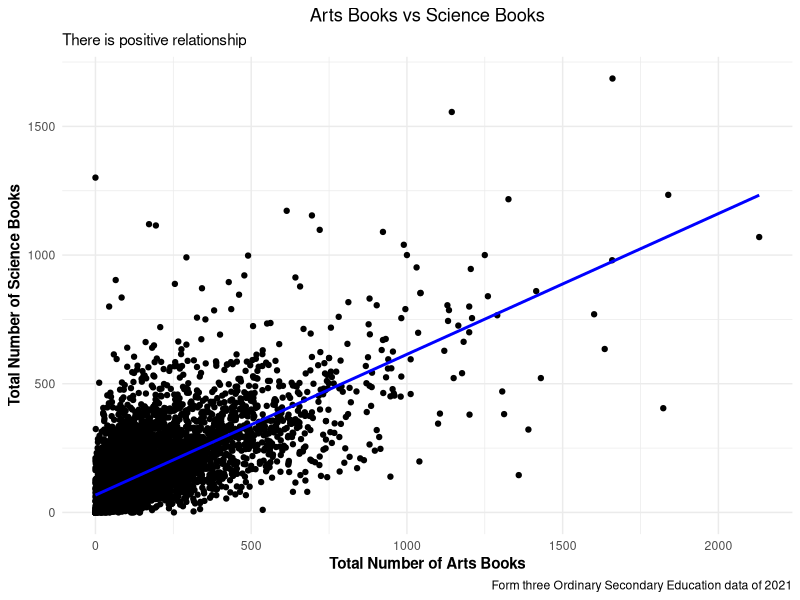
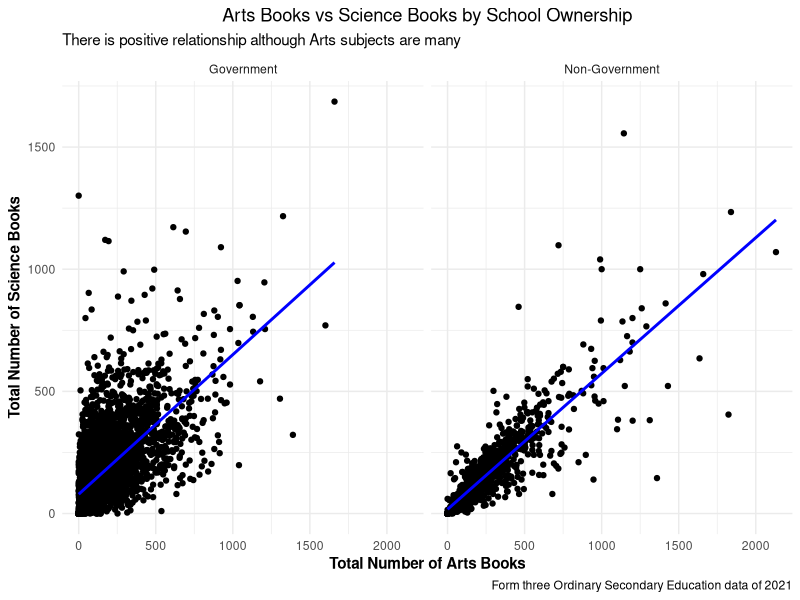
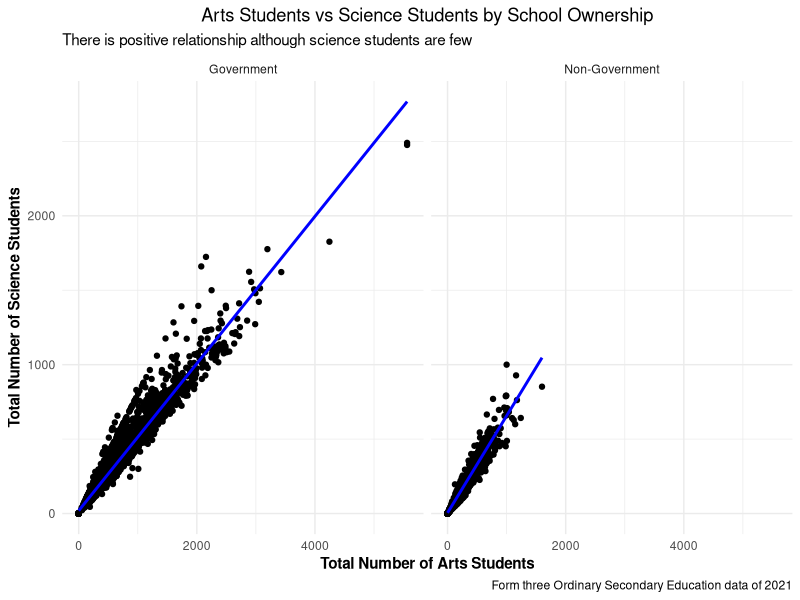

The R script that drew these images, in order:
## ---- chunk 1
knitr::opts_chunk$set(echo = FALSE)
## ---- chunk 2
library(tidyverse)
setwd("D:\\setebe\\Data science\\2024\\Tanzania-Education")

# Read the CSV file
ed <- read.csv("Education.csv")
attach(ed)
## ---- chunk 3
# Define the columns for Science and Arts subjects
science_subjects <- c("agriculture_form3Books", "bmath_form3Books", "biology_form3Books",
                      "chemistry_form3Books", "physics_form3Books")
arts_subjects <- c("kiswahili_form3Books", "history_form3Books", "geography_form3Books",
                   "english_form3Books", "commerce_form3Books", "civics_form3Books")

# Calculate the total number of books for Science and Arts subjects
ed$total_science_books <- rowSums(ed[, science_subjects], na.rm = TRUE)
ed$total_arts_books <- rowSums(ed[, arts_subjects], na.rm = TRUE)

# Plot the data
ggplot(ed, aes(x = total_arts_books, y = total_science_books)) +
  geom_point() +
  geom_smooth(method = "lm", se = FALSE, color = "blue") +
  labs(title = "Arts Books vs Science Books",
       subtitle = "There is positive relationship",
       caption = "Form three Ordinary Secondary Education data of 2021",
       x = "Total Number of Arts Books",
       y = "Total Number of Science Books") +
  theme_minimal() +
  theme(plot.title = element_text(hjust = 0.5),
        axis.title.x = element_text(face = "bold"),
        axis.title.y = element_text(face = "bold"))



## ---- chunk 4
############################## 

# Define the columns for Science and Arts subjects
science_subjects <- c("agriculture_form3Books", "bmath_form3Books", "biology_form3Books",
                      "chemistry_form3Books", "physics_form3Books")
arts_subjects <- c("kiswahili_form3Books", "history_form3Books", "geography_form3Books",
                   "english_form3Books", "commerce_form3Books", "civics_form3Books")

# Calculate the total number of books for Science and Arts subjects
ed$total_science_books <- rowSums(ed[, science_subjects], na.rm = TRUE)
ed$total_arts_books <- rowSums(ed[, arts_subjects], na.rm = TRUE)

# Plot the data with comparison by ownership
ggplot(ed, aes(x = total_arts_books, y = total_science_books)) +
  geom_point() +
  geom_smooth(method = "lm", se = FALSE, color = "blue") +
  facet_wrap(~ ownership) +  # Add facet for ownership comparison
  labs(title = "Arts Books vs Science Books by School Ownership",
       subtitle = "There is positive relationship although Arts subjects are many",
       caption = "Form three Ordinary Secondary Education data of 2021",
       x = "Total Number of Arts Books",
       y = "Total Number of Science Books") +
  theme_minimal() +
  theme(plot.title = element_text(hjust = 0.5),
        axis.title.x = element_text(face = "bold"),
        axis.title.y = element_text(face = "bold"))

## ---- chunk 5

################## 
# Define the columns for Science and Arts subjects
science_students <- c("Agriculture_form3Students", "basicMath_form3Students", 
                      "biology_form3Students", "chemistry_form3Students", 
                      "physics_form3Students")
arts_students <- c("kiswahili_form3Students", "history_form3Students", 
                   "geography_form3Students", "english_form3Students", 
                   "commerce_form3Students", "civics_form3Students")

# Calculate the total number of students for Science and Arts subjects
ed$total_science_students <- rowSums(ed[, science_students], na.rm = TRUE)
ed$total_arts_students <- rowSums(ed[, arts_students], na.rm = TRUE)

# Plot the data with comparison by ownership using students
ggplot(ed, aes(x = total_arts_students, y = total_science_students)) +
  geom_point() +
  geom_smooth(method = "lm", se = FALSE, color = "blue") +
  facet_wrap(~ ownership) +  # Add facet for ownership comparison
  labs(title = "Arts Students vs Science Students by School Ownership",
       subtitle = "There is positive relationship although science students are few",
       caption = "Form three Ordinary Secondary Education data of 2021",
       x = "Total Number of Arts Students",
       y = "Total Number of Science Students") +
  theme_minimal() +
  theme(plot.title = element_text(hjust = 0.5),
        axis.title.x = element_text(face = "bold"),
        axis.title.y = element_text(face = "bold"))


